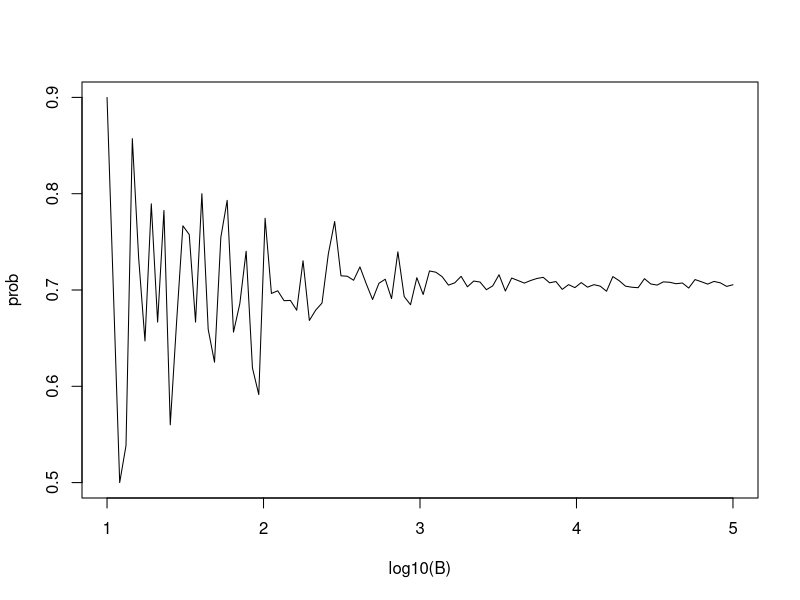

This chart was generated by the following R code:
#Check if the required packages were installed and attached
packsAsked <- c()

insDemandIndex <- !(packsAsked %in% rownames(installed.packages()))
sapply(packsAsked[insDemandIndex], install.packages)

attDemandIndex <- !(packsAsked %in% .packages())
packsToAtt <- packsAsked[attDemandIndex]

for (i in packsToAtt){
  library(i, character.only = TRUE)
}

#start coding here

#configure the RNG to ensure the interoperability with the course material

# Course 3 
#1.2 Combinations and Permutations
#4- How Many Monte Carlo Experiments are Enough?

B <- 10^seq(1, 5, len = 100)    # defines vector of many B values
compute_prob <- function(B, n = 30){    # function to run Monte Carlo simulation with each B
  same_day <- replicate(B, {
    bdays <- sample(1:365, n, replace = TRUE)
    any(duplicated(bdays))
  })
  mean(same_day)
}

prob <- sapply(B, compute_prob)    # apply compute_prob to many values of B
plot(log10(B), prob, type = "l")    # plot a line graph of estimates 

